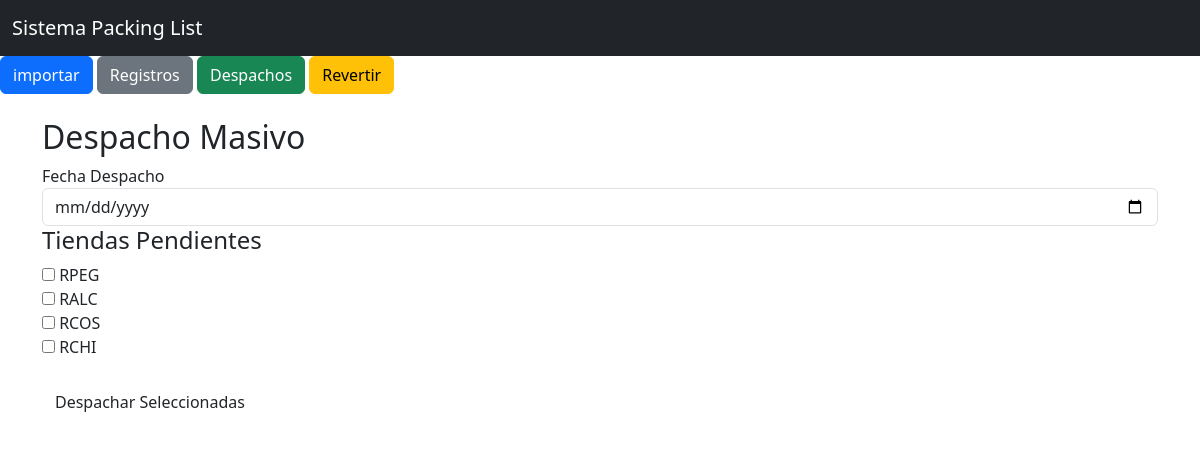
/despachos, run on the app's committed database.
### models.py (models this page shows)
class Consolidado(db.Model):
    __tablename__ = "consolidado"
    id = db.Column(db.Integer, primary_key=True)
    oc = db.Column(db.String(50))
    factura = db.Column(db.String(50))
    destino = db.Column(db.String(20), nullable=False)
    proveedor = db.Column(db.String(150))
    bultos = db.Column(db.Integer, nullable=False)
    unidades = db.Column(db.String(50), nullable=False)
    tipo_carga = db.Column(db.String(50), nullable=False, default="NACIONAL")
    etiqueta = db.Column(db.String(150))
    observacion = db.Column(db.String(500))
    estado = db.Column(db.String(20), nullable=False, default="PENDIENTE")
    origen_archivo = db.Column(db.String(50), nullable=False)
    nombre_archivo = db.Column(db.String(255))
    fecha_carga = db.Column(db.DateTime)
    eliminado = db.Column(db.Boolean, nullable=False, default=False)
    fecha_eliminacion = db.Column(db.DateTime)
    fecha_despacho = db.Column(db.DateTime)

### app.py (the view, shortened to what this page needs)
@app.route("/despachos", methods=["GET", "POST"])
def despachos():
    tiendas = (
        db.session.query(Consolidado.destino)
        .filter(Consolidado.estado == "PENDIENTE", Consolidado.eliminado == False)
        .distinct()
        .all()
    )
    return render_template("despachos.html", tiendas=tiendas)

### templates/despachos.html
{%- extends "base.html" -%}
{%- block contenido -%}
<h2>Despacho Masivo</h2>
<form method="POST" action="/despachos">
    <div class="mb-3"
        <label class="form-label">Fecha Despacho</label>
        <input type="date" name="fecha_despacho" class="form-control" required>
    <h4>Tiendas Pendientes</h4>
    {% for tienda in tiendas %}
    <div class=""form-check">
        <input class=""form-check-input" type="checkbox" name="tiendas" value="{{ tienda[0]}}">
        <label class=""form-check-label">
            {{ tienda[0]}}
        </label>
    </div>
    {% endfor %}
    <br>
    <button type=""submit" class="btn btn-succcess">Despachar Seleccionadas</button>
</form>
{%- endblock -%}

### data on the page
Consolidado: destino "RALC"
Consolidado: destino "RCOS"
Consolidado: destino "RCHI"

### other printed values
{{ tienda[0] }} "RPEG"
